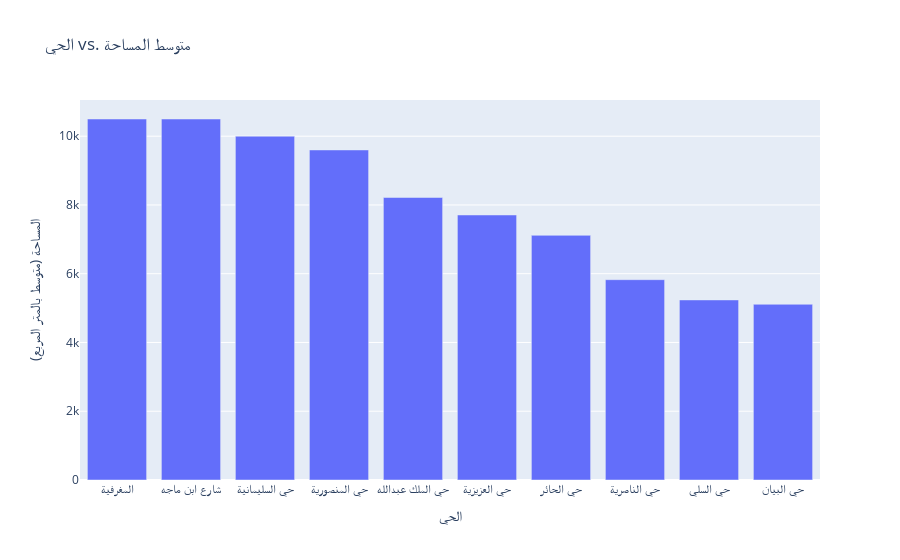

The notebook cell this image was saved under:
### Code cell
lands['الحي'] = lands['الحي'].astype(str)
lands['المساحة'] = lands['المساحة'].astype(float)
#المساحة سعر المتر

temp = lands[["الحي", "المساحة"]].copy()
temp.columns = ["dis", "target"]

mean_area = temp.groupby('dis')['target'].mean().sort_values(ascending=False).reset_index().head(10)

fig = px.bar(mean_area, x='dis', y='target', labels={'dis': 'الحي', 'target': 'المساحة (متوسط بالمتر المربع)'}, title='الحي vs. متوسط المساحة')
fig.show()

### Figure 1 — Plotly figure (JSON) as saved in the notebook; plotly's stock layout.template omitted (floating-point values rounded to 4 significant figures)
{"data": [{"alignmentgroup": "True", "hovertemplate": "الحي=%{x}<br>المساحة (متوسط بالمتر المربع)=%{y}<extra></extra>", "legendgroup": "", "marker": {"color": "#636efa", "pattern": {"shape": ""}}, "name": "", "offsetgroup": "", "orientation": "v", "showlegend": false, "textposition": "auto", "type": "bar", "x": [" المغرفية ", " شارع ابن ماجه ", " حي السليمانية ", " حي المنصورية ", " حي الملك عبدالله ", " حي العزيزية ", " حي الحائر ", " حي الناصرية ", " حي السلي ", " حي البيان "], "xaxis": "x", "y": [10500, 10500, 10000, 9600, 8217, 7708, 7116.0, 5826.0, 5238.0, 5111.0], "yaxis": "y"}], "layout": {"barmode": "relative", "legend": {"tracegroupgap": 0}, "title": {"text": "الحي vs. متوسط المساحة"}, "xaxis": {"anchor": "y", "domain": [0, 1], "title": {"text": "الحي"}}, "yaxis": {"anchor": "x", "domain": [0, 1], "title": {"text": "المساحة (متوسط بالمتر المربع)"}}}}
